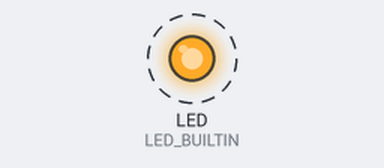
This program was run on a simulated Raspberry Pi Pico W. Parts: output pins drawn as LEDs (lit = HIGH). Dashed ring = blinking. What the program prints to the serial monitor is not drawn.

Above: at 0.5 s.
Timing chart, 0 to 4.6 s (numbered marks = the images above):
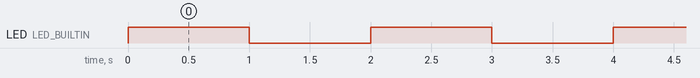

Measured:
- by itself, LED (LED_BUILTIN): alternates HIGH for 1.0 s and LOW for 1.0 s

The program:

main.cpp
```cpp
#include <Arduino.h>


void ledinitialize() {
  pinMode(LED_BUILTIN, OUTPUT);
  digitalWrite(LED_BUILTIN, LOW);
}
void ledOn() {
  digitalWrite(LED_BUILTIN, HIGH);
}
void ledOff() {
  digitalWrite(LED_BUILTIN, LOW);
}


// the setup function runs once when you press reset or power the board
void setup() {
  Serial.begin(115200);
  ledinitialize();
}

// the loop function runs over and over again forever
void loop() {
  Serial.println("LED on");
  ledOn();
  delay(1000);
                       // wait for a second
  Serial.println("LED off");
  ledOff();
  delay(1000);                       // wait for a second
}
```
